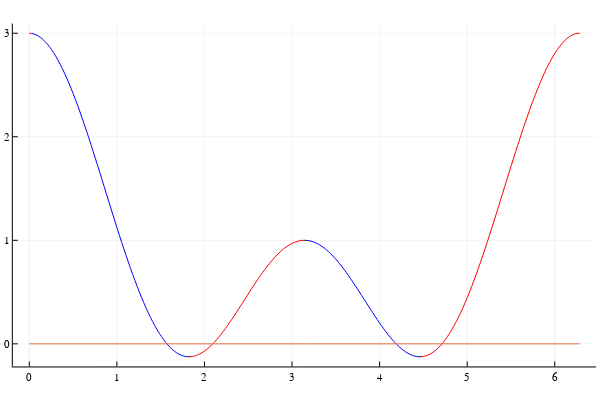

The cell this chart's notebook holds for it:
### Markdown cell above
This function can be used to graphically illustrate where the graph of `f` is *positive*, *increasing*, or *concave up*: `plotif(f, f, a, b)` will show a different color when $f(x)$ is *positive*, `plotif(f, f', a, b)` will show a different color when $f(x)$ is *increasing*, and  `plotif(f, f'', a, b)` will show a different color when $f(x)$ is *concave up*. For example, here we see where the following `f` is increasing:

### Code cell
f(x) = 1 + cos(x) + cos(2x)
plotif(f, f', 0, 2pi)  # color increasing
plot!(zero)
